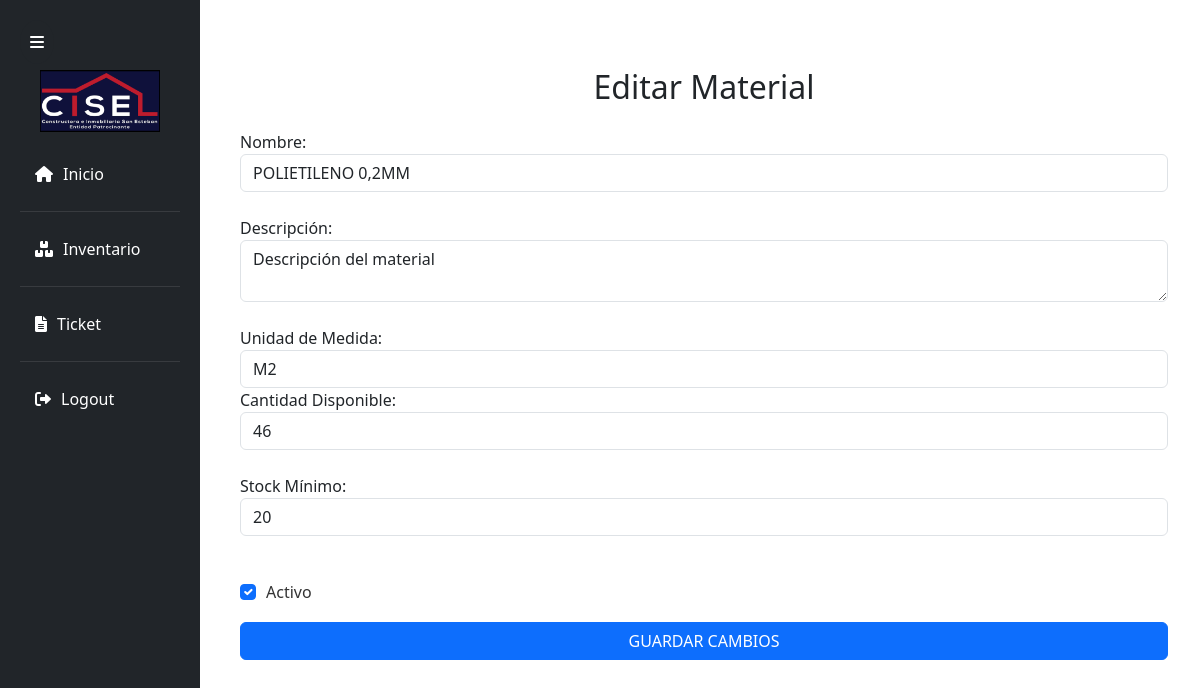
/editar_material/1/ (signed in), run on an earlier commit of the app's database.
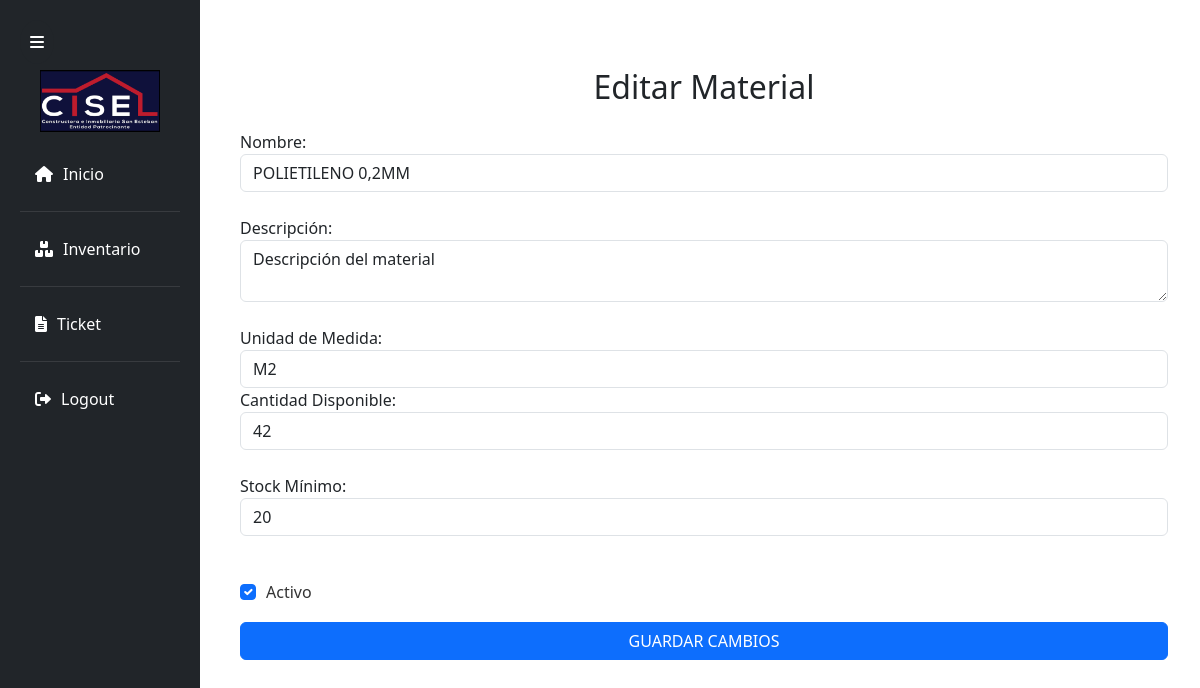
And on a later commit of the database.
### Polls/models.py (models this page shows, shortened)
class Material(models.Model):
    nombre = models.CharField(max_length=100)
    descripcion = models.TextField(blank=True, null=True)
    unidad_medida = models.ForeignKey('UnidadMedida', on_delete=models.CASCADE)
    cantidad_disponible = models.IntegerField()
    stock = models.IntegerField()
    activo = models.BooleanField(default=True)  # Campo para eliminación lógica

### Polls/views.py (the view)
# urls.py: path('editar_material/<int:material_id>/', views.editar_material, name='editar_material'),
@login_required
@user_passes_test(lambda u: has_role_id(u, JEFE_BODEGA), login_url='/access_denied/')
def editar_material(request, material_id):
    material_db = get_object_or_404(Material, id=material_id)
    json_file_path = JSON_FILE_PATH
    if request.method == 'POST':
        form = MaterialForm(request.POST, instance=material_db)
        if form.is_valid():
            form.save()
            with open(json_file_path, 'r', encoding='utf-8') as file:
                materiales_json = json.load(file)
            material_json = next((m for m in materiales_json if m['id'] == material_id), None)
            if material_json:
                material_json.update({
                    "nombre": form.cleaned_data['nombre'],
                    "descripcion": form.cleaned_data['descripcion'],
                    "unidad_medida": form.cleaned_data['unidad_medida'].descripcion,
                    "cantidad_disponible": form.cleaned_data['cantidad_disponible'],
                    "stock": form.cleaned_data['stock'],
                    "activo": form.cleaned_data['activo']
                })
            else:
                materiales_json.append({
                    "id": material_id,
                    "nombre": form.cleaned_data['nombre'],
                    "descripcion": form.cleaned_data['descripcion'],
                    "unidad_medida": form.cleaned_data['unidad_medida'].descripcion,
                    "cantidad_disponible": form.cleaned_data['cantidad_disponible'],
                    "stock": form.cleaned_data['stock'],
                    "activo": form.cleaned_data['activo']
                })
            with open(json_file_path, 'w', encoding='utf-8') as file:
                json.dump(materiales_json, file, ensure_ascii=False, indent=4)
            return redirect('lista_view')
    else:
        form = MaterialForm(instance=material_db)
    return render(request, 'Modulo_usuario/InventoryView/editar.html', {
        'form': form,
        'material': material_db
    })

### Polls/forms.py
class MaterialForm(forms.ModelForm):
    class Meta:
        model = Material
        fields = ['nombre', 'descripcion', 'unidad_medida', 'cantidad_disponible', 'stock', 'activo']
        from django import forms

### Polls/context_processors.py (called while the page is built)
def role_context(request):
    user = request.user
    if user.is_authenticated:
        return {
            'can_access_ticket': user.roles.filter(id=JEFE_BODEGA).exists() or user.roles.filter(id=JEFE_OBRA).exists(),
            'can_access_inventario': user.roles.filter(id=JEFE_BODEGA).exists() or user.roles.filter(id=JEFE_OBRA).exists(),
            'can_access_reportes': user.roles.filter(id=ADMINISTRADOR_OBRA).exists(),
            'is_administrador_obra': user.roles.filter(id=ADMINISTRADOR_OBRA).exists(),
        }
    return {}

### Polls/views.py (called while the page is built)
def has_role_id(user, role_id):
    return user.roles.filter(id=role_id).exists()

### Polls/templates/Modulo_usuario/InventoryView/editar.html (shortened to what this page needs)
{% extends 'Modulo_usuario/base/base.html' %}
{% block content %}
<div class="container my-5">
    <h2 class="text-center mb-4">Editar Material</h2>
    <form method="POST">
        <label for="nombre">Nombre:</label>
        <input type="text" id="nombre" name="nombre" class="form-control" value="{{ material.nombre }}" required><br>
        <label for="descripcion">Descripción:</label>
        <textarea id="descripcion" name="descripcion" class="form-control">{{ material.descripcion }}</textarea><br>
        <label for="unidad_medida">Unidad de Medida:</label>
        <select id="unidad_medida" name="unidad_medida" class="form-control" required>
            <option value="M2" {% if material.unidad_medida == 'M2' %}selected{% endif %}>M2</option>
        </select>
        <label for="cantidad_disponible">Cantidad Disponible:</label>
        <input type="number" id="cantidad_disponible" name="cantidad_disponible" class="form-control" value="{{ material.cantidad_disponible }}" required><br>
        <label for="stock">Stock Mínimo:</label>
        <input type="number" id="stock" name="stock" class="form-control" value="{{ material.stock }}" required><br>
        <div class="form-check">
            <input type="checkbox" id="activo" name="activo" class="form-check-input" {% if material.activo %}checked{% endif %}>
            <label for="activo" class="form-check-label">Activo</label>
        </div>
        <button type="submit" class="btn btn-primary mt-3">Guardar Cambios</button>
    </form>
</div>
{% endblock %}

What changed in the data, as far as the page shows it:
changed Material "POLIETILENO 0,2MM": cantidad_disponible "46" → "42"
